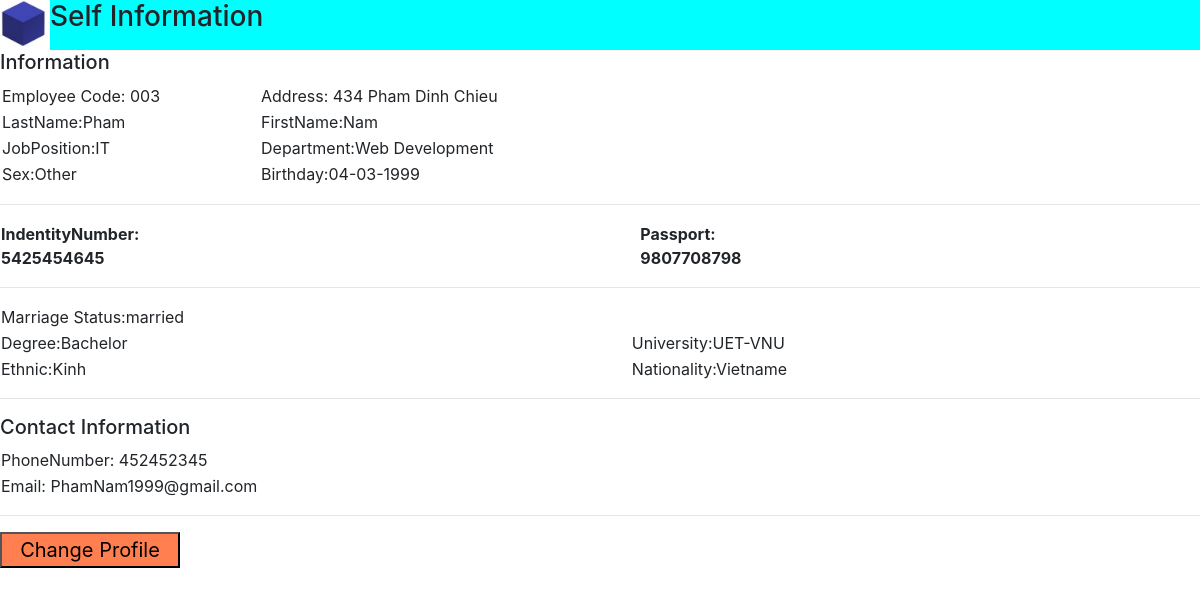
Before: /VisualStudioCodeStuff/Common/SelfInfo.php (signed in) with the older database file.
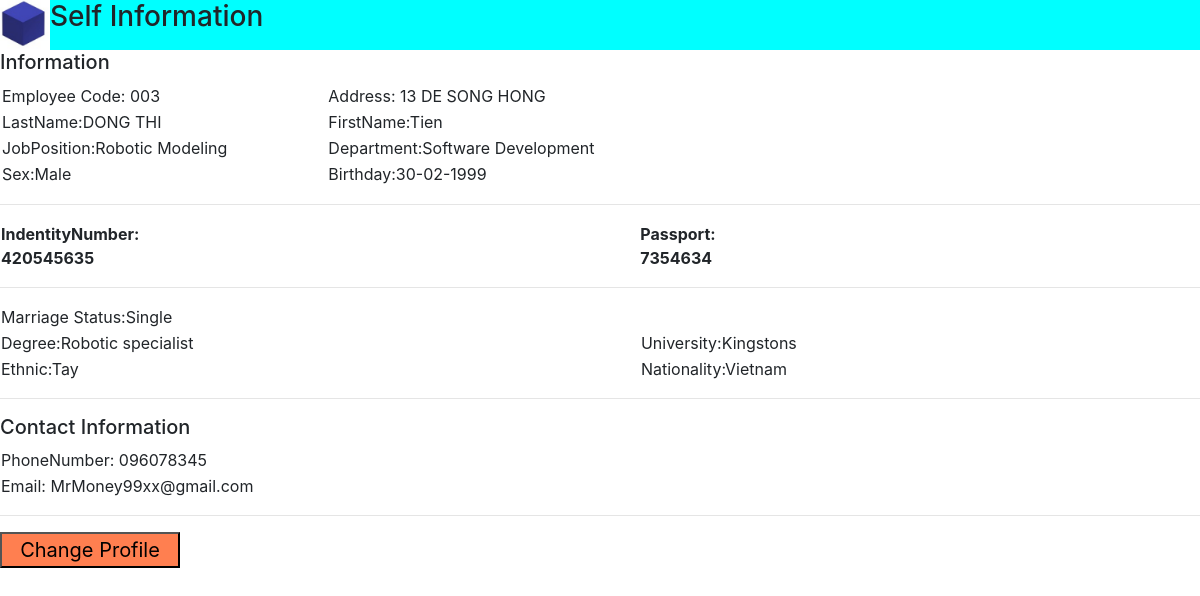
After: the same page with the newer database file.
### tables this page shows
CREATE TABLE `employee_information` (
  `EmployeeCode` varchar(5) NOT NULL,
  `Address` varchar(100) NOT NULL,
  `LastName` varchar(50) NOT NULL,
  `FirstName` varchar(50) NOT NULL,
  `PhoneNumber` varchar(11) NOT NULL,
  `email` varchar(50) NOT NULL,
  `JobPosition` varchar(50) NOT NULL,
  `Gender` varchar(10) NOT NULL,
  `Department` varchar(50) NOT NULL,
  `DateOfBirth` varchar(15) NOT NULL,
  `IdentityNumber` varchar(10) NOT NULL,
  `PassportNumber` varchar(10) NOT NULL,
  `Ethnic` varchar(50) NOT NULL,
  `Nationality` varchar(100) NOT NULL,
  `Religion` varchar(10) NOT NULL,
  `Marriage` varchar(10) NOT NULL,
  `Degree` varchar(50) NOT NULL,
  `University/College` varchar(50) NOT NULL,
  `ManagerCode` varchar(5) NOT NULL
);

### VisualStudioCodeStuff/Common/SelfInfo.php (the view, shortened to what this page needs)
<!DOCTYPE html>
<?php
    $conn = new mysqli("localhost" , "root" , "" , "HRM");
    $user = $_SESSION["userCode"];
    $sql = "SELECT `EmployeeCode`, `Address`, `LastName`, `FirstName`, `PhoneNumber`, `email`,
     `JobPosition`, `Gender`, `Department`, `DateOfBirth`, `IdentityNumber`, `PassportNumber`,
    `Ethnic`, `Nationality`, `Religion`, `Marriage`, `Degree`, `University/College` FROM `employee_information` Where
    `EmployeeCode` = '$user';";
    $result = mysqli_query($conn, $sql);
    if (mysqli_num_rows($result) > 0){
        $row = mysqli_fetch_assoc($result);
            $emCode = $row["EmployeeCode"];
            $address = $row["Address"];
            $Lname = $row["LastName"];
            $Fname = $row["FirstName"];
            $Pnum = $row["PhoneNumber"];
            $email = $row["email"];
            $Job = $row["JobPosition"];
            $Dep = $row["Department"];
            $Gen = $row["Gender"];
            $DOB = $row["DateOfBirth"];
            $IdenNum = $row["IdentityNumber"];
            $PassNum = $row["PassportNumber"];
            $Eth = $row["Ethnic"];
            $Nal = $row["Nationality"];
            $Mag = $row["Marriage"];
            $Deg = $row["Degree"];
            $Uni = $row["University/College"];
    }
 ?>
<html>
<head>
    <link href="../bootstrap.min.css" rel="stylesheet" />
</head>
<body>
    <div id="topbar">
        <img src="favicon.ico" with="50px" height="50px"> <h3> Self Information </h3>
    </div>
    <div id="generalinf">
        <h5>Information</h5>
        <table style="witdh:100%">
            <tr>
                <td>
                    <table style="witdh:100%">
                        <tr>
                            <td>Employee Code: <?php echo $emCode ?></td>
                            <td>Address: <?php echo $address ?></td>
                        </tr>
                        <tr>
                            <td>LastName:<?php echo $Lname ?> </td>
                            <td>FirstName:<?php echo $Fname ?> </td>
                        </tr>
                        <tr>
                            <td>JobPosition:<?php echo $Job ?> </td>
                            <td>Department:<?php echo $Dep ?> </td>
                        </tr>
                        <tr>
                            <td>Sex:<?php echo $Gen ?> </td>
                            <td>Birthday:<?php echo $DOB ?></td>
                        </tr>
                    </table>
                </td>
            </tr>
        </table>
        <hr />
        <table style="width:100%">
            <tr>
                <th style="text-align:left">IndentityNumber: <?php echo $IdenNum ?></th>
                <th style="text-align:left">Passport: <?php echo $PassNum ?></th>
            </tr>
        </table>
        <hr />
        <table style="width:100%">
            <tr>
                <td>Marriage Status:<?php echo $Mag ?> </td>
            </tr>
            <tr>
                <td>Degree:<?php echo $Deg ?> </td>
                <td>University:<?php echo $Uni ?> </td>
            </tr>
            <tr>
                <td>Ethnic:<?php echo $Eth ?> </td>
                <td>Nationality:<?php echo $Nal ?> </td>
            </tr>
        </table>
        <hr />
    </div>
    <div id="contactinf">
        <h5>Contact Information</h5>
        <table style="width:100%">
            <tr>
                <td>PhoneNumber: <?php echo $Pnum ?></td>
            </tr>
            <tr>
                <td>Email: <?php echo $email ?></td>
            </tr>
        </table>
        <hr />
    </div >
    <div align = "left">
    <button  class = "back" onclick="window.location.href='http://localhost/VisualStudioCodeStuff/Common/ChangeSelfInfp.php'">Change Profile</button>
    </div>
</body>
</html>

### VisualStudioCodeStuff/Common/SelfInfo.php (style rules this page uses)
body { width: 100%; height: 100%; background-color: white; margin: 0; }
#topbar { width: 100%; height: 50px; background-color: cyan; }
#generalinf { background-color: white; width: 100%; height: 50%; }
#contactinf { background-color: white; witdh: 100%; height: 50%px; }
img { float: left; }
td { padding-right: 100px; }
th { padding-right: 500px; }
.back { background-color: Coral; width:15%; font-size:20px; }

Changed rows visible on the page:
removed employee_information: EmployeeCode "003", Address "434 Pham Dinh Chieu", LastName "Pham", FirstName "Nam", JobPosition "IT", Department "Web Development", Gender "Other", DateOfBirth "04-03-1999", IdentityNumber "5425454645", PassportNumber "9807708798", Marriage "married", Degree "Bachelor", value "UET-VNU", Ethnic "Kinh", Nationality "Vietname", PhoneNumber "452452345", email "PhamNam1999@gmail.com"
added employee_information: EmployeeCode "003", Address "13 DE SONG HONG", LastName "DONG THI", FirstName "Tien", JobPosition "Robotic Modeling", Department "Software Development", Gender "Male", DateOfBirth "30-02-1999", IdentityNumber "420545635", PassportNumber "7354634", Marriage "Single", Degree "Robotic specialist", value "Kingstons", Ethnic "Tay", Nationality "Vietnam", PhoneNumber "096078345", email "MrMoney99xx@gmail.com"
